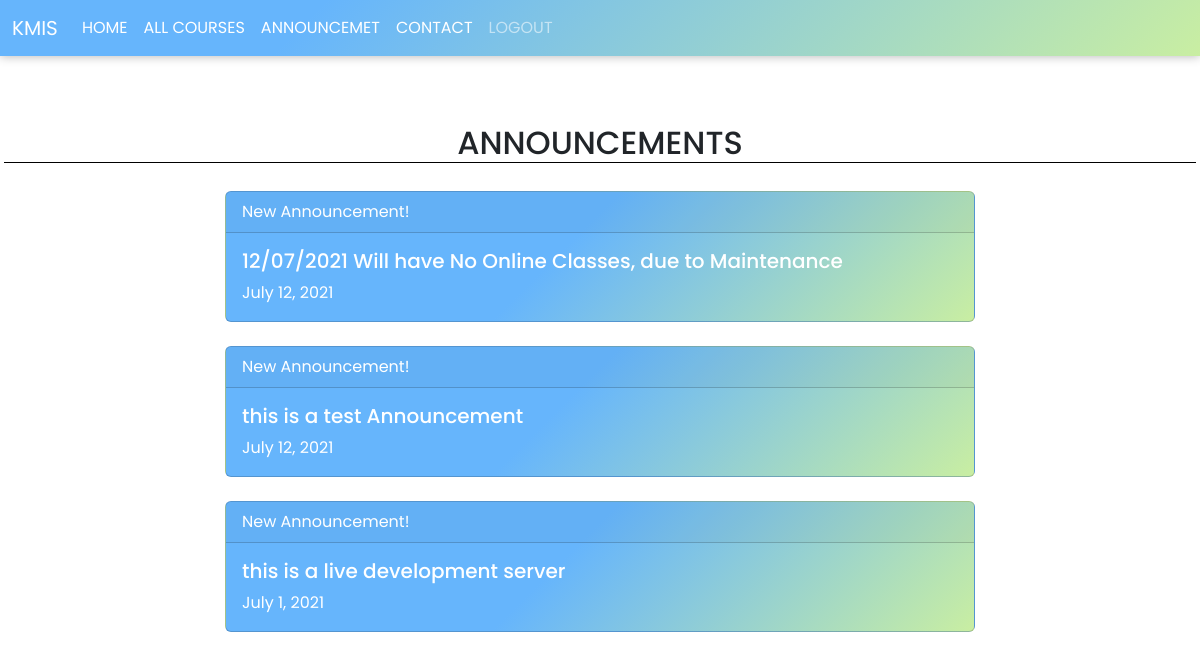
/announcements/ (signed in), run on the app's committed database.
### School_MS/models.py (models this page shows, shortened)
class Announcement(models.Model):
    desc = models.TextField()
    date = models.DateField()

### School_MS/views.py (the view)
@login_required()
def announcements(request):
    context = {}
    Announcements = Announcement.objects.all()
    context['Announcements'] = Announcements
    logging.info("Navigated to Announcenemet Page")
    return render(request, 'pages/Announcements.html', context)

### School_MS/templates/pages/Announcements.html (shortened to what this page needs)
<!DOCTYPE html>
<html lang="en">
<head>
    <link href="https://cdn.jsdelivr.net/npm/bootstrap@5.0.2/dist/css/bootstrap.min.css" rel="stylesheet">
    <link href="/docs/5.0/dist/css/bootstrap.min.css" rel="stylesheet"
>
</head>
<body>
    <header id="home">
        <nav style="box-shadow: 0 0 10px rgb(0, 0, 0, 0.3);background-color:#bfe299; background-image: linear-gradient(315deg,#c9eea2 0%,#66b5fc 74%);color:white;"
            class="navbar navbar-expand-md navbar-dark fixed-top bg-dark">
            <div class="container-fluid">
                <a class="navbar-brand" href="#">KMIS</a>
                <div class="collapse navbar-collapse" id="navbarCollapse">
                    <ul class="navbar-nav me-auto mb-2 mb-md-0">
                        <li class="nav-item">
                            <a class="nav-link active" aria-current="page" href="{% url 'home' %}">HOME</a>
                        </li>
                        <li class="nav-item">
                            <a class="nav-link active" aria-current="page" href="{% url 'list_courses'%}">ALL
                                COURSES</a>
                        </li>
                        <li class="nav-item">
                            <a class="nav-link active" aria-current="page"
                                href="{% url 'announcements' %}">ANNOUNCEMET</a>
                        </li>
                        <li class="nav-item">
                            <a class="nav-link active" aria-current="page" href="{% url 'contactView' %}">CONTACT</a>
                        </li>
                        <li class="nav-item">
                            <a class="nav-link" href="{% url 'logout_request' %}">LOGOUT</a>
                        </li>
                    </ul>
                </div>
            </div>
        </nav>
    </header><br /><br /><br /><br /><br />
    <H2 class="text-center m-1" style="margin-bottom: 50px;border-bottom: 1px solid black;">ANNOUNCEMENTS</H2>
    <div id="box" class="container p-4">
        {% for announce in Announcements %}
        <div class="card text-white col-md-4 mx-auto mb-4" style="width: 750px;background-image: linear-gradient(315deg, #c9eea2 0%, #66b5fc 55%);">
            <div class="card-header">New Announcement!</div>
            <div class="card-body">
                <h5 class="card-title">{{announce.desc}}</h5>
                <p class="card-text">{{announce.date}}</p>
            </div>
        </div>
        {% endfor%}
    </div>
</body>
</html>

### School_MS/templates/pages/Announcements.html (style rules this page uses)
* { font-family: 'Poppins',sans-serif; }

### data on the page
Announcement: desc "12/07/2021 Will have No Online Classes, due to Maintenance", date "July 12, 2021"
Announcement: desc "this is a test Announcement", date "July 12, 2021"
Announcement: desc "this is a live development server", date "July 1, 2021"
